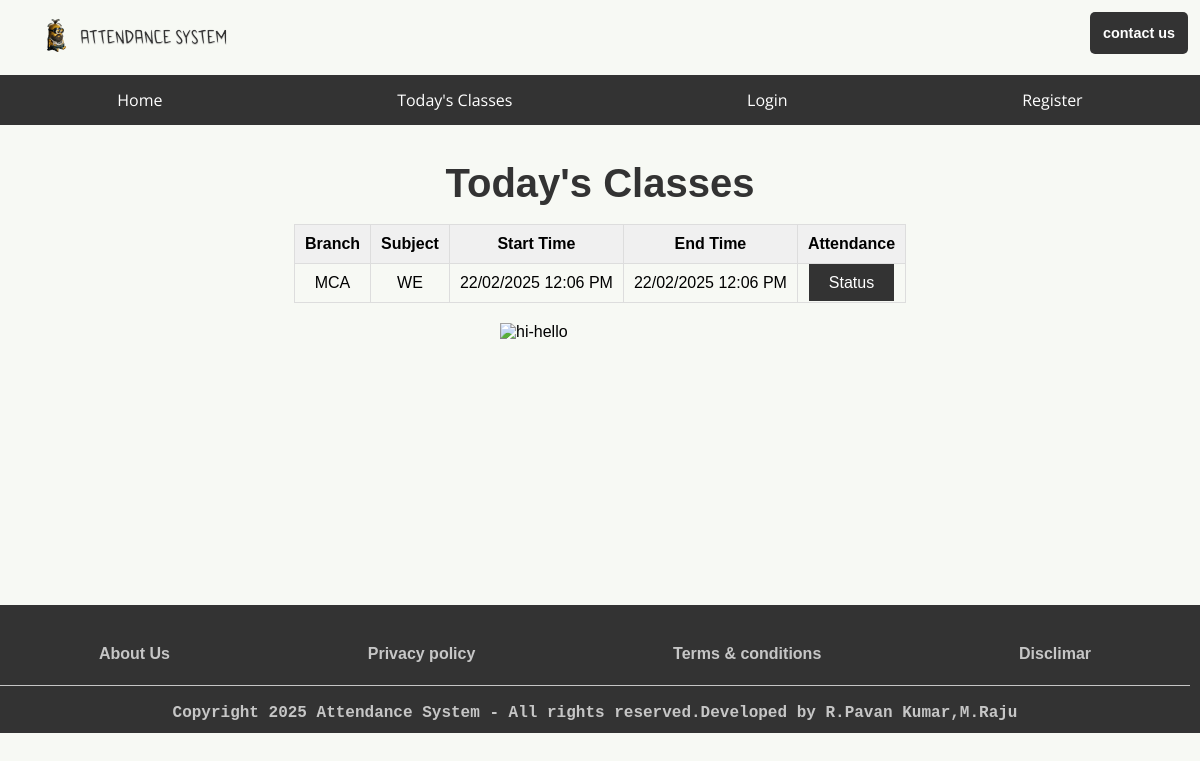
The page /today_classes on the database as committed earlier.
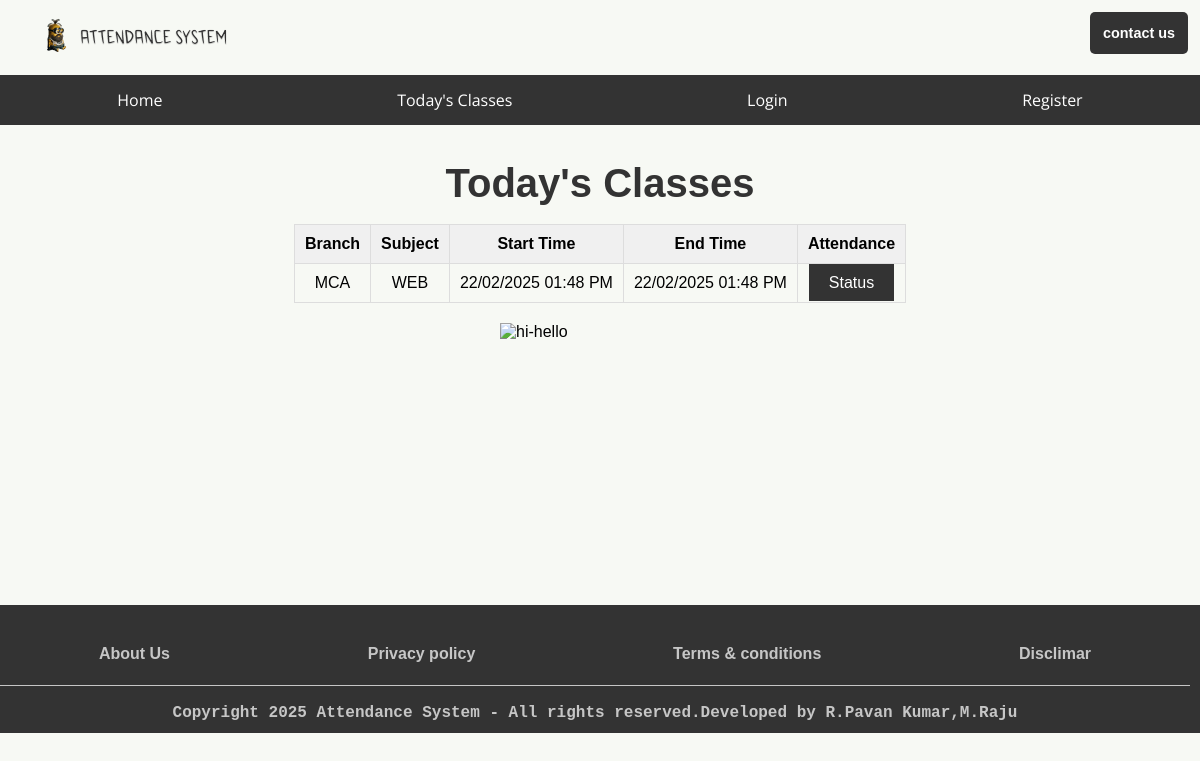
The same page on the database as committed later.
### app.py (models this page shows, shortened)
class SubjectsClasses(db.Model):  # Renamed to SubjectsClasses
    id = db.Column(db.Integer, primary_key=True)
    Branch = db.Column(db.String(200), nullable=False)
    Subject = db.Column(db.String(200), nullable=False)
    Start_Time = db.Column(db.DateTime, nullable=False)
    End_Time = db.Column(db.DateTime, nullable=False)
    date_created = db.Column(db.DateTime, default=datetime.utcnow)
    completed = db.Column(db.Integer, default=0)

### app.py (the view)
@app.route('/today_classes')
def today_classes():
    start_of_day = datetime.today().replace(hour=0, minute=0, second=0, microsecond=0)
    end_of_day = datetime.today().replace(hour=23, minute=59, second=59, microsecond=999999)
    users = db.session.query(SubjectsClasses).filter(
        SubjectsClasses.Start_Time >= start_of_day,
        SubjectsClasses.End_Time <= end_of_day
    ).all()
    return render_template('today_classes.html', users=users)

### templates/today_classes.html (shortened to what this page needs)
{% extends 'base/base.html' %}
{% block body %}
<main>
    <h1>Today's Classes</h1><br/>
    <div style="overflow-x: auto; max-width: 100%;">
        <table>
            <thead>
                <tr>
                    <th>Branch</th>
                    <th>Subject</th>
                    <th>Start Time</th>
                    <th>End Time</th>
                    <th>Attendance</th>
                </tr>
            </thead>
            <tbody>
                {% if users %}
                    {% for subjects_classes in users %}
                        <tr>
                            <td>{{ subjects_classes.Branch }}</td>
                            <td>{{ subjects_classes.Subject }}</td>
                            <td>{{ subjects_classes.Start_Time.strftime("%d/%m/%Y %I:%M %p") }}</td>
                            <td>{{ subjects_classes.End_Time.strftime("%d/%m/%Y %I:%M %p") }}</td>
                            <td><a href="login" class="button">Status</a></td>
                        </tr>
                    {% endfor %}
                {% else %}
                    <tr><td colspan="5">No classes today.</td></tr>
                {% endif %}
            </tbody>
        </table>
    </div>
    <div>
        <img class="gif" src="https://media.tenor.com/PQGGoLePq94AAAAi/im-so-tired-stuart.gif" alt="hi-hello" title="gif"/>
    </div>
</main>
{% endblock body %}

Rows that differ between the two databases and show on the page:
changed SubjectsClasses "MCA": Subject "WE" → "WEB"; Start_Time "22/02/2025 12:06 PM" → "22/02/2025 01:48 PM"; End_Time "22/02/2025 12:06 PM" → "22/02/2025 01:48 PM"
